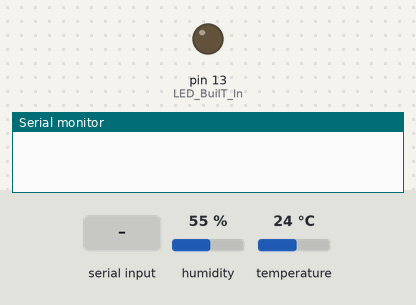
This sketch was run on a simulated Arduino Uno, built with avr-gcc and run on an emulated ATmega328P. On the bench: output pins drawn as LEDs (lit = HIGH), the last lines printed to the serial monitor. Inputs (shaded band) come from the test bench; at power-on: humidity 55 %, temperature 24 °C.

Above: at 1.2 s.
1.3 s: "1\n" received over the second serial link
At 2.0 s:
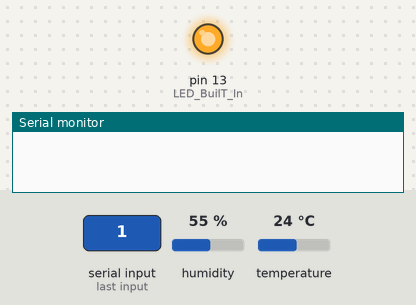
2.8 s: "0\n" received over the second serial link
At 3.2 s:
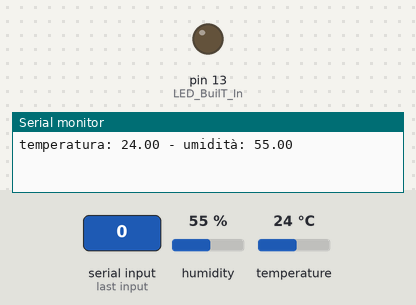
Timing chart, 0 to 5.8 s (numbered marks = the images above; inputs shaded):
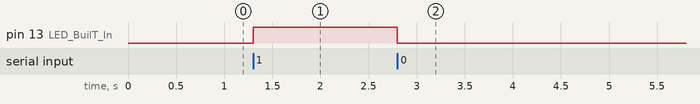

Measured:
- after the input at 1.3 s, pin 13 (LED_BuilT_In): LOW → HIGH at once
- after the input at 2.8 s, pin 13 (LED_BuilT_In): HIGH → LOW at once

The sketch:

bluetooth.ino
```cpp
#include <SoftwareSerial.h>
#include <DHT.h>
#define intervallo 2000  // intervallo per il millis

DHT dht(10, DHT11);
SoftwareSerial Bluetooth(8, 9); // RX, TX

char Incoming_value = 0;    // LED On = 1 / Off = 0
unsigned long tempo = 0;    // tempo precedente per il millis
String temperatura, umidita; // valore acquisito dal DHT11 dopo casting

void setup()
{
  Serial.begin(9600);    // seriale USB
  pinMode(13, OUTPUT);      //LED BuilT In
  dht.begin();
  Bluetooth.begin(9600); // set the data rate for the SoftwareSerial port
}

void loop()
{
  // gestione dati

   if ((millis()-tempo)>intervallo)
  {
  temperatura = String(dht.readTemperature());
  Bluetooth.print(temperatura); // invia al Bluetooth
  Serial.print("temperatura: ");
  Serial.print(temperatura);

  Bluetooth.print("-");   // invia al Bluetooth come discriminante

  umidita = String(dht.readHumidity());
  Bluetooth.print(umidita); // invia al Bluetooth
  Serial.print(" - umidità: ");
  Serial.println(umidita);

  tempo = millis();
  }

  // gestione LED On/Off
  if(Bluetooth.available() > 0)
  {
    Incoming_value = Bluetooth.read();
    Bluetooth.print("\n");
    if(Incoming_value == '1')
      digitalWrite(13, HIGH);
    else if(Incoming_value == '0')
      digitalWrite(13, LOW);
  }
}
```
